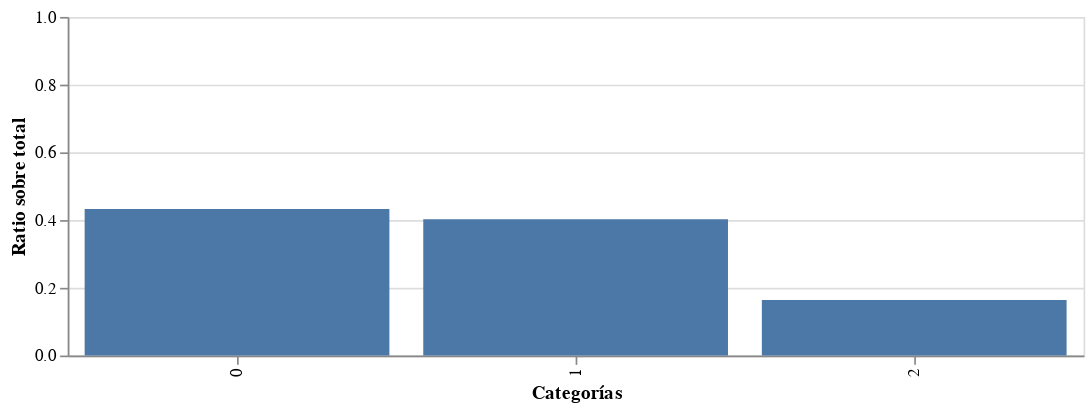

Notebook code cell kept with this figure:
### Code cell
countsPost = postDateDf['label'].value_counts(normalize=True).reset_index()
countsPost.columns = ['target', 'ratio']

alt.Chart(countsPost).mark_bar().encode(
    x=alt.X('target:N', title='Categorías'),
    y=alt.Y('ratio:Q', scale=alt.Scale(domain=(0, 1)), title='Ratio sobre total'),
    tooltip=['target', 'ratio']
).properties(width=600, height=200)

### Figure 1 — Vega-Lite specification as saved in the notebook (floating-point values rounded to 4 significant figures)
{"config": {"view": {"continuousWidth": 400, "continuousHeight": 300}}, "data": {"name": "data-c0ad31cc63953264903400d179b2b330"}, "mark": "bar", "encoding": {"tooltip": [{"field": "target", "type": "nominal"}, {"field": "ratio", "type": "quantitative"}], "x": {"field": "target", "title": "Categorías", "type": "nominal"}, "y": {"field": "ratio", "scale": {"domain": [0, 1]}, "title": "Ratio sobre total", "type": "quantitative"}}, "height": 200, "width": 600, "$schema": "https://vega.github.io/schema/vega-lite/v4.17.0.json", "datasets": {"data-c0ad31cc63953264903400d179b2b330": [{"target": "0", "ratio": 0.433}, {"target": "1", "ratio": 0.4028}, {"target": "2", "ratio": 0.1642}]}}
